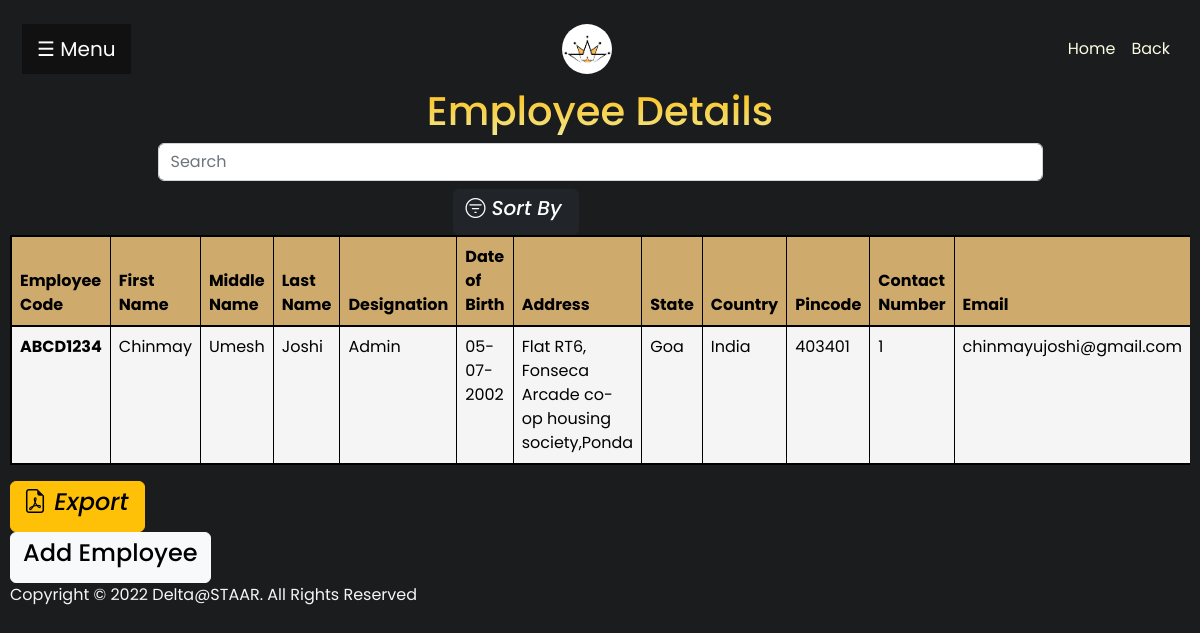
Page /views/hrm/employee_table.php (signed in) on the committed database.
### tables this page shows
CREATE TABLE `employee` (
  `emp_id` int(11) NOT NULL,
  `emp_code` varchar(10) NOT NULL,
  `fname` varchar(10) NOT NULL,
  `mname` varchar(10) NOT NULL,
  `lname` varchar(10) NOT NULL,
  `designation` int(11) NOT NULL,
  `dob` date NOT NULL,
  `contact` int(11) NOT NULL,
  `address` varchar(100) NOT NULL,
  `state` varchar(10) NOT NULL,
  `country` varchar(10) NOT NULL,
  `pincode` int(11) NOT NULL,
  `email` varchar(255) DEFAULT NULL,
  `blood_group` varchar(4) DEFAULT NULL,
  `department` varchar(15) DEFAULT NULL,
  `joining_date` date DEFAULT NULL,
  `aadhaar_number` int(11) NOT NULL,
  `salary` float DEFAULT NULL,
  `acc_id` int(11) DEFAULT NULL,
  `role` int(11) DEFAULT NULL
);

CREATE TABLE `employee_designation` (
  `id` int(11) NOT NULL,
  `designation` varchar(20) DEFAULT NULL
);

### views/hrm/employee_table.php (the view, shortened to what this page needs)
<?php
include('../../controllers/employee_controller.php');
?>
<!DOCTYPE html>
<html lang="en">
<head>
    <link href="https://cdn.jsdelivr.net/npm/bootstrap@5.2.3/dist/css/bootstrap.min.css" rel="stylesheet"
>
    <link rel="stylesheet" href="https://cdn.jsdelivr.net/npm/bootstrap-icons@1.10.2/font/bootstrap-icons.css">
    <link rel="stylesheet" href="https://unpkg.com/tachyons@4.12.0/css/tachyons.min.css" />
    <link rel="stylesheet" href="../../css/sidebar.css">
    <link rel="stylesheet" href="../../css/table.css">
</head>
<body class="bg">
    <nav class="navbar navbar-expand-lg navbar-dark f3 lh-copy fw5">
        <div class="container-fluid">
        <button class="openbtn" onclick="openNav()">&#9776; Menu</button>
            <a class="navbar-brand" href="#">
                <img src="../../images/logo-no-name.png" height="50px" alt="Deltin Logo"
                    class="d-inline-block align-text-top" style="border-radius: 50px;">
            </a>
            <ul class="navbar-nav justify-content-end">
                <li class="nav-item">
                    <a class="nav-link active" aria-current="page" href="../dashboard.php">Home</a>
                </li>
                <li class="nav-item">
                    <a class="nav-link active" id="adminlogin" onmouseover="this.style.cursor='pointer'"
                        onclick="history.back()">Back</a>
                </li>
            </ul>
        </div>
    </nav>
    <div class="table-header">
        <h1 class="tc f1 lh-title spr">Employee Details</h1>
        <div class="fl w-75 form-outline srch">
            <input type="search" id="form1" class="form-control" placeholder="Search" aria-label="Search"
                oninput="search()" />
        </div>
        <div class="fl w-25 tr">
            <button class="btn btn-dark">
                <h5><i class="bi bi-filter-circle"> Sort By</i></h5>
            </button>
        </div>
    </div>
    <div class="table-div">
        <?php $results = mysqli_query($conn, "SELECT * FROM employee JOIN employee_designation ON employee_designation.id = employee.designation"); ?>
        <div class="pa1 table-responsive">
            <table class="table table-bordered tc">
                <thead>
                    <tr>
                        <th scope="col">Employee Code</th>
                        <th scope="col">First Name</th>
                        <th scope="col">Middle Name</th>
                        <th scope="col">Last Name</th>
                        <th scope="col">Designation</th>
                        <th scope="col">Date of Birth</th>
                        <th scope="col">Address</th>
                        <th scope="col">State</th>
                        <th scope="col">Country</th>
                        <th scope="col">Pincode</th>
                        <th scope="col">Contact Number</th>
                        <th scope="col">Email</th>
                    </tr>
                </thead>
                <tbody>
                    <?php while ($row = mysqli_fetch_array($results)) { ?>
                    <?php
                        $desigid = $row['designation'];
                        $queryEmployeeDesig = mysqli_query($conn, "SELECT * FROM employee_designation where designation='$desigid'");
                        $EmployeeDesig_row = mysqli_fetch_assoc($queryEmployeeDesig);
                    ?>
                    <tr>
                        <th scope="row"><?php echo $row['emp_code']; ?></th>
                        <td>
                            <?php echo $row['fname']; ?>
                        </td>
                        <td>
                            <?php echo $row['mname']; ?>
                        </td>
                        <td>
                            <?php echo $row['lname']; ?>
                        </td>
                        <td>
                            <?php echo $EmployeeDesig_row['designation']; ?>
                        </td>
                        <td>
                            <?php echo date('d-m-Y', strtotime($row['dob'])); ?>
                        </td>
                        <td>
                            <?php echo $row['address']; ?>
                        </td>
                        <td>
                            <?php echo $row['state']; ?>
                        </td>
                        <td>
                            <?php echo $row['country']; ?>
                        </td>
                        <td>
                            <?php echo $row['pincode']; ?>
                        </td>
                        <td>
                            <?php echo $row['contact']; ?>
                        </td>
                        <td>
                            <?php echo $row['email']; ?>
                        </td>
                    </tr>
                    <?php } ?>
                </tbody>
            </table>
        </div>
    </div>
    <div class="table-footer pa4">
        <div class="fl w-75 tl">
            <button class="btn btn-warning">
                <h4><i class="bi bi-file-earmark-pdf"> Export</i></h4>
            </button>
        </div>
        <div class="fl w-25 tr">
            <button class="btn btn-light">
                <h4><a href="employee.php">Add Employee</a></h4>
            </button>
        </div>
    </div>
    <footer class="tc f3 lh-copy mt4">Copyright &copy; 2022 Delta@STAAR. All Rights Reserved</footer>
</body>
</html>

### css/sidebar.css (style rules this page uses)
.navbar-brand { text-align: center; display: inline-table; position: relative; }
i { padding-right: 0.25rem; }
.openbtn { font-size: 20px; cursor: pointer; background-color: #111; color: white; padding: 10px 15px; border: none; }

### css/table.css (style rules this page uses)
body { padding: 10px; font-family: 'Bungee Spice', cursive; font-family: 'Poppins', sans-serif; background-color: #1b1c1e; }
.active { background: -webkit-linear-gradient(#f5f5c4, #fdfff9); -webkit-background-clip: text; -webkit-text-fill-color: transparent; }
.spr { background: -webkit-linear-gradient(#FEBE10, #F0E68C); -webkit-background-clip: text; -webkit-text-fill-color: transparent; }
.table-header { align-items: center; justify-items: center; align-content: center; justify-content: center; }
thead { color: black; background-color: #ceaa6d; border: 2px solid black; }
tbody { color: black; background-color: whitesmoke; border: 2px solid black; }
a { text-decoration: none; color: black; }
footer { color: whitesmoke; }

### rows in the picture
employee: emp_code "ABCD1234", fname "Chinmay", mname "Umesh", lname "Joshi", designation.designation "Admin", dob "05-07-2002", address "Flat RT6, Fonseca Arcade co-op housing society,Ponda", state "Goa", country "India", pincode "403401", contact "1", email "chinmayujoshi@gmail.com"
